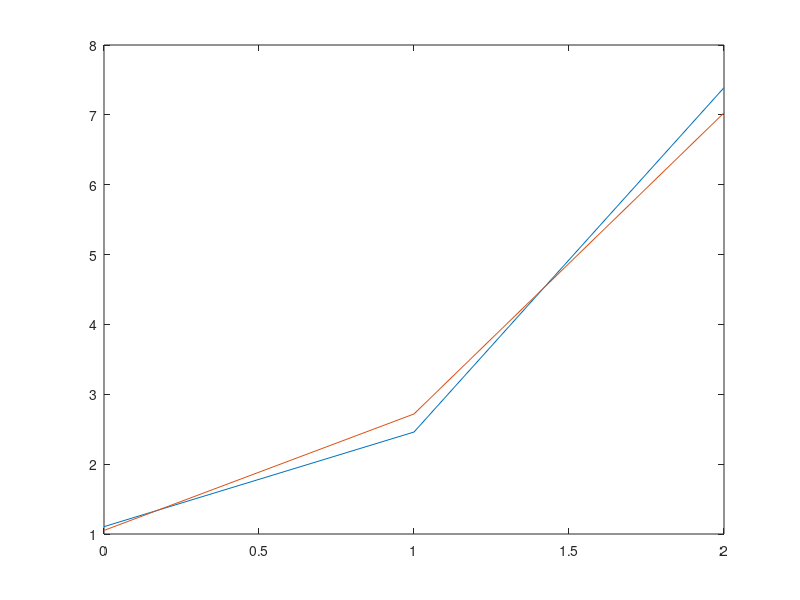

This chart was generated by the following MATLAB code:
function question3

t = [0.0 1.0 2.0]';
u = [exp(0.1) exp(0.9) exp(2)]';
b = log(u);

% we defined b_i as ln(u_i)

A = [ones(size(t)) t];
bfit = A * ((A' * A)\(A' * b));   % we solve the matrix equation the same way to find a vector for x

plot(t,b,'*',t,bfit); % we plot just to see that indeed this is a straight line of best fit

% the curve of u(t) is therefore the answer we get for bfit raised to e

ut = exp(bfit);

plot(t,u); 
hold on
plot(t,ut);
hold off


end